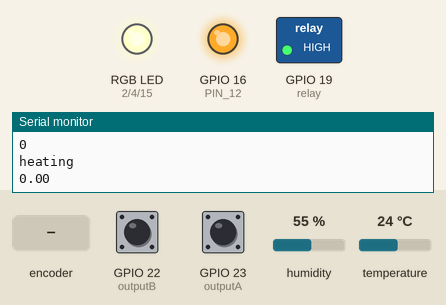
A sketch run on a simulated ESP32. Shown: switched loads named in the sketch (green lamp = pin HIGH), an RGB LED mixed from three pins (HIGH = lit), output pins drawn as LEDs (lit = HIGH), the last lines printed to the serial monitor. The inputs (shaded band) are chosen by the test bench; at power-on: GPIO 22 (outputB) HIGH, GPIO 23 (outputA) HIGH, humidity 55 %, temperature 24 °C.

Above: at 1.2 s.
1.3 s: rotary encoder on GPIO 23 (outputA) / GPIO 22 (outputB) turned 3 steps (first pin leading)
At 2.8 s:
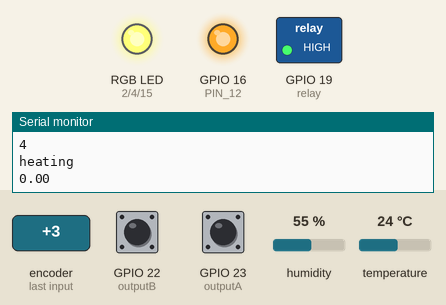
6.5 s: rotary encoder on GPIO 23 (outputA) / GPIO 22 (outputB) turned 2 steps (second pin leading)
At 7.5 s:
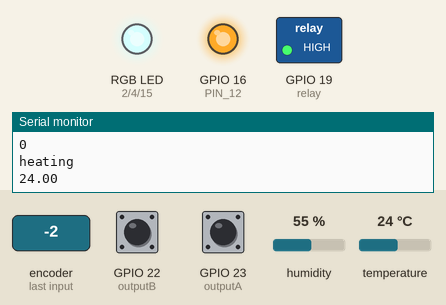
At 9.8 s:
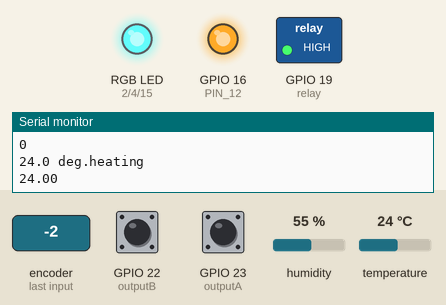
11.5 s: rotary encoder on GPIO 23 (outputA) / GPIO 22 (outputB) turned 3 steps (first pin leading)
19.5 s: rotary encoder on GPIO 23 (outputA) / GPIO 22 (outputB) turned 2 steps (second pin leading)
Timing chart, 0 to 33.5 s (numbered marks = the images above; inputs shaded):
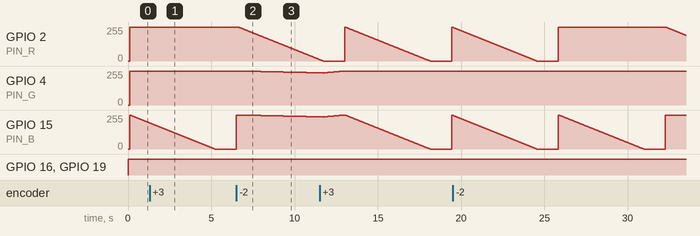

Measured:
- after the input at 6.5 s, GPIO 4 (PIN_G): moves from 255/255 to 241/255 over 4.4 s, starting after 0.45 s
- by itself, GPIO 15 (PIN_B): ramps from 255/255 to 0/255 and jumps back, once every 6.4 s

The sketch:

breathingLED.ino
```cpp
#include "DHT_Async.h"

#define DHT_SENSOR_TYPE DHT_TYPE_22
#define PIN_R 2
#define PIN_G 4
#define PIN_B 15
#define PIN_12 16
#define outputA 23
#define outputB 22
#define relay 19
static const int DHT_SENSOR_PIN = 21;
DHT_Async dht_sensor(DHT_SENSOR_PIN, DHT_SENSOR_TYPE);
volatile int counter = 0;
int aState;
int aLastState;
int speed = 0;
float temperature;
float humidity;
TaskHandle_t breathTaskHandle = NULL;
TaskHandle_t knobEncoderTaskHandle = NULL;
void breathTask(void *parameter);
void knobEncoderTask(void *parameter);
void setup() {
  pinMode(PIN_R, OUTPUT);
  pinMode(PIN_G, OUTPUT);
  pinMode(PIN_B, OUTPUT);
  pinMode(PIN_12, OUTPUT);
  pinMode(outputA, INPUT);
  pinMode(outputB, INPUT);
  pinMode(relay, OUTPUT);

  Serial.begin(115200);

  aLastState = digitalRead(outputA);

  xTaskCreatePinnedToCore(
    breathTask,
    "BreathTask",
    10000,
    NULL,
    1,
    &breathTaskHandle,
    0);
  xTaskCreatePinnedToCore(
    knobEncoderTask,
    "KnobEncoderTask",
    10000,
    NULL,
    1,
    &knobEncoderTaskHandle,
    1);  // Assign to the second core (core ID 1)
}

static bool measure_environment(float *temperature, float *humidity) {
  static unsigned long measurement_timestamp = millis();

  /* Measure once every four seconds. */
  if (millis() - measurement_timestamp > 500ul) {
    if (dht_sensor.measure(temperature, humidity)) {
      measurement_timestamp = millis();
      return (true);
    }
  }

  return (false);
}

void loop() {
  Serial.println(counter);
  analogWrite(PIN_12, 255);
  if (measure_environment(&temperature, &humidity)) {
    Serial.print(temperature, 1);
    Serial.print(" deg.");
  }
  if (temperature < 50) {
    digitalWrite(relay, HIGH);
    Serial.println("heating");
    Serial.println(temperature);
  } else {
    digitalWrite(relay, LOW);

  }
  delay(1000);  // Delay to avoid flooding the serial monitor
}
void breathTask(void *parameter) {
  while (1) {
    vTaskDelay(100);  // Adjust delay as needed

    while (1) {
      if (counter == 0) {
        analogWrite(PIN_12, 255);
        blue_breath();
        if (counter != 0) {
          break;
        }
        Serial.println(counter);
        pink_breath();
        if (counter != 0) {
          break;
        }
        Serial.println(counter);
        orange_breath();
        if (counter != 0) {
          break;
        }
        Serial.println(counter);
        purple_breath();
        if (counter != 0) {
          break;
        }
        Serial.println(counter);
      } else if (counter == 1) {
        analogWrite(PIN_12, 255);
        blue_breath();

        Serial.println(counter);
      } else if (counter == 2) {
        analogWrite(PIN_12, 255);
        pink_breath();

        Serial.println(counter);
      } else if (counter == 3) {
        analogWrite(PIN_12, 255);
        orange_breath();

        Serial.println(counter);
      } else if (counter == 4) {
        analogWrite(PIN_12, 255);
        purple_breath();

        Serial.println(counter);
      }
    }
  }
}

void knobEncoderTask(void *parameter) {
  aLastState = digitalRead(outputA);

  while (1) {
    aState = digitalRead(outputA);

    if (aState != aLastState) {
      if (digitalRead(outputB) != aState) {
        counter++;
        if (counter >= 4) {
          counter = 4;
        }
      } else {
        counter--;
        if (counter <= 0) {
          counter = 0;
        }
      }
    }

    aLastState = aState;

    // Add any additional code related to knob_encoder here
  }
}
void purple_breath() {
  analogWrite(PIN_12, 255);
  analogWrite(PIN_G, 255);

  for (speed = 0; speed <= 255; speed++) {

    float pwm_valR = map(speed, 0, 255, 255, 0);
    float pwm_valB = map(speed, 0, 255, 255, 0);
    analogWrite(PIN_R, pwm_valR);
    analogWrite(PIN_B, pwm_valB);
    delay(20);
  }
  for (speed = 255; speed >= 0; speed--) {

    float pwm_valR = map(speed, 0, 255, 255, 0);
    float pwm_valB = map(speed, 0, 255, 255, 0);
    analogWrite(PIN_R, pwm_valR);
    analogWrite(PIN_B, pwm_valB);
    delay(5);
  }
}


void orange_breath() {
  analogWrite(PIN_12, 255);
  analogWrite(PIN_B, 255);
  for (speed = 0; speed <= 255; speed++) {

    float pwm_valR = map(speed, 0, 255, 255, 0);
    float pwm_valG = map(speed, 0, 255, 255, 240);
    analogWrite(PIN_R, pwm_valR);
    analogWrite(PIN_G, pwm_valG);
    delay(20);
  }
  for (speed = 255; speed >= 0; speed--) {

    float pwm_valR = map(speed, 0, 255, 255, 0);
    float pwm_valG = map(speed, 0, 255, 255, 240);
    analogWrite(PIN_R, pwm_valR);
    analogWrite(PIN_G, pwm_valG);
    delay(5);
  }
}


void pink_breath() {
  analogWrite(PIN_12, 255);

  for (speed = 0; speed <= 255; speed++) {

    float pwm_valR = map(speed, 0, 255, 255, 0);
    float pwm_valG = map(speed, 0, 255, 255, 240);
    float pwm_valB = map(speed, 0, 255, 255, 240);
    analogWrite(PIN_R, pwm_valR);
    analogWrite(PIN_G, pwm_valG);
    analogWrite(PIN_B, pwm_valB);
    delay(20);
  }
  for (speed = 255; speed >= 0; speed--) {

    float pwm_valR = map(speed, 0, 255, 255, 0);
    float pwm_valG = map(speed, 0, 255, 255, 240);
    float pwm_valB = map(speed, 0, 255, 255, 240);
    analogWrite(PIN_R, pwm_valR);
    analogWrite(PIN_G, pwm_valG);
    analogWrite(PIN_B, pwm_valB);
    delay(5);
  }
}

void blue_breath() {
  analogWrite(PIN_12, 255);
  analogWrite(PIN_G, 255);
  analogWrite(PIN_R, 255);

  for (speed = 0; speed <= 255; speed++) {

    float pwm_valB = map(speed, 0, 255, 255, 0);
    analogWrite(PIN_B, pwm_valB);
    delay(20);
  }
  for (speed = 255; speed >= 0; speed--) {

    float pwm_valB = map(speed, 0, 255, 255, 0);
    analogWrite(PIN_B, pwm_valB);
    delay(5);
  }
}
```
